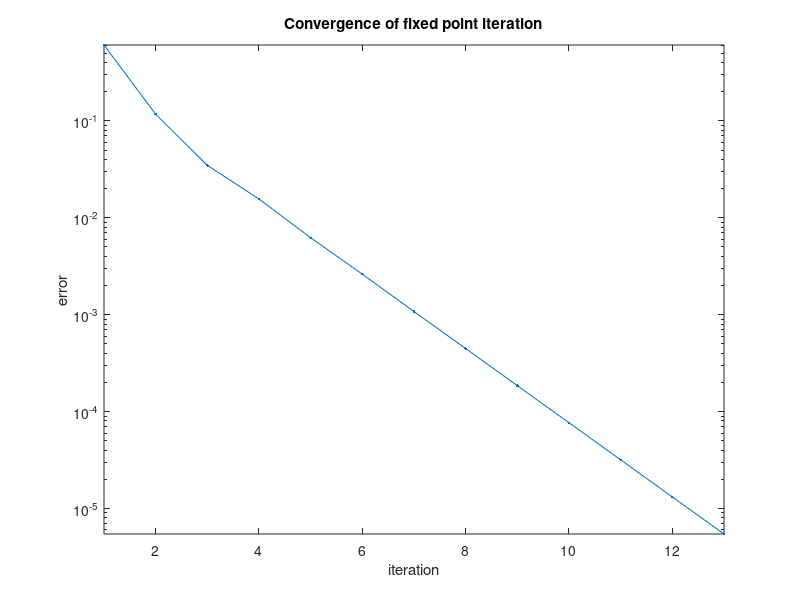

The MATLAB source for this figure:
%%
f = @(x) x.^2 - 4*x + 3.5;
r = roots([1 -4 3.5]);

%%
% Here is the fixed point iteration. This time we keep track of the whole
% sequence of approximations. 
g = @(x) x - f(x);
x = 2.1; 
for k = 1:12
    x(k+1) = g(x(k));
end

%%
% It's easiest to construct and plot the sequence of errors. 
err = abs(x-r(1));
semilogy(err,'.-'), axis tight
xlabel('iteration'),  ylabel('error')
title('Convergence of fixed point iteration')

%%
% It's quite clear that the convergence quickly settles into a linear
% rate. We could estimate this rate by doing a least-squares fit to a
% straight line. Keep in mind that the values for small $k$ should be left
% out of the computation, as they don't represent the linear trend.
p = polyfit(5:12,log(err(5:12)),1)

%%
% The first value is the slope, which must be negative. We can exponentiate
% it to get the convergence constant $\sigma$.
sigma = exp(p(1))

%%
% The numerical values of the error should decrease by a factor of $\sigma$
% at each iteration. We can check this easily with an elementwise division.
err(9:12) ./ err(8:11)

%%
% The methods for finding $\sigma$ agree well.
